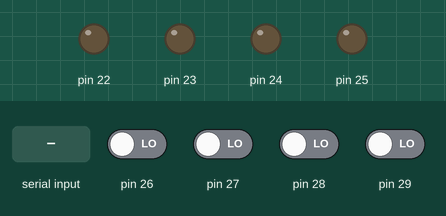
The sketch below on a simulated Arduino Mega 2560, built with avr-gcc and run on an emulated ATmega2560. On the bench: output pins drawn as LEDs (lit = HIGH). The test bench sets the inputs (shaded band); at power-on: pin 26–29 LOW. What the sketch prints to the serial monitor is not drawn.

Above: at 1.2 s.
1.3 s: byte 30 received over Serial
At 2.5 s:
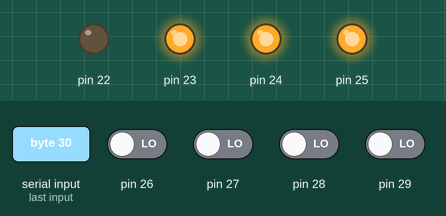
2.8 s: byte 90 received over Serial
At 3.6 s:
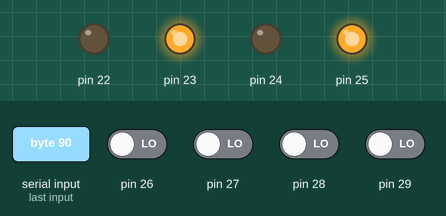
4.3 s: byte 120 received over Serial
At 4.7 s:
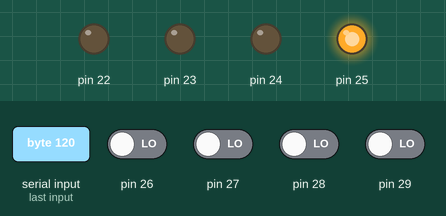
Timing chart, 0 to 7.3 s (numbered marks = the images above; inputs shaded):
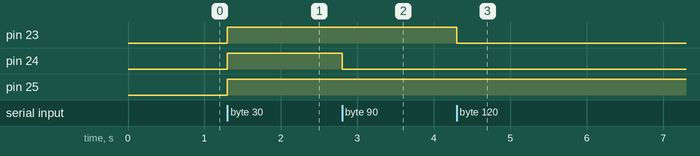

The sketch:

programmer.ino
```cpp
uint8_t out_data = 0b00000000;

void setup() {
  // put your setup code here, to run once:
  Serial.begin(9600);

    //назначим режим работы пинов:
    pinMode(22, OUTPUT);
    pinMode(23, OUTPUT);
    pinMode(24, OUTPUT);
    pinMode(25, OUTPUT);
    pinMode(26, INPUT);
    pinMode(27, INPUT);
    pinMode(28, INPUT);
    pinMode(29, INPUT);
    // можно еще задать режим INPUT_PULLUP - вход с подтяжкой
}

void loop() {

  if (Serial.available() > 0){

    uint8_t in_data = Serial.read(); //читаем байт

    bool pb0 = bitRead(in_data, 0);
    bool pb1 = bitRead(in_data, 1);
    bool pb2 = bitRead(in_data, 2);
    bool power = bitRead(in_data, 3);

    //выводим биты на соответствующие пины
    digitalWrite(22, pb0);
    digitalWrite(23, pb1);
    digitalWrite(24, pb2);
    digitalWrite(25, power);


    //заполняем выходной байт с соответствующих пинов
    bitWrite(out_data, 0, digitalRead(26));
    bitWrite(out_data, 1, digitalRead(27));
    bitWrite(out_data, 2, digitalRead(28));
    bitWrite(out_data, 3, digitalRead(29));

    //Serial.print(out_data);
    Serial.write(out_data);

    //Serial.print(pb0);
    //Serial.print(pb1);
    //Serial.print(pb2);
    //Serial.print(power);

      }

}
```

Measured:
- after the input at 1.3 s, pin 23–25: LOW → HIGH at once
- after the input at 2.8 s, pin 24: HIGH → LOW at once
- after the input at 4.3 s, pin 23: HIGH → LOW at once
